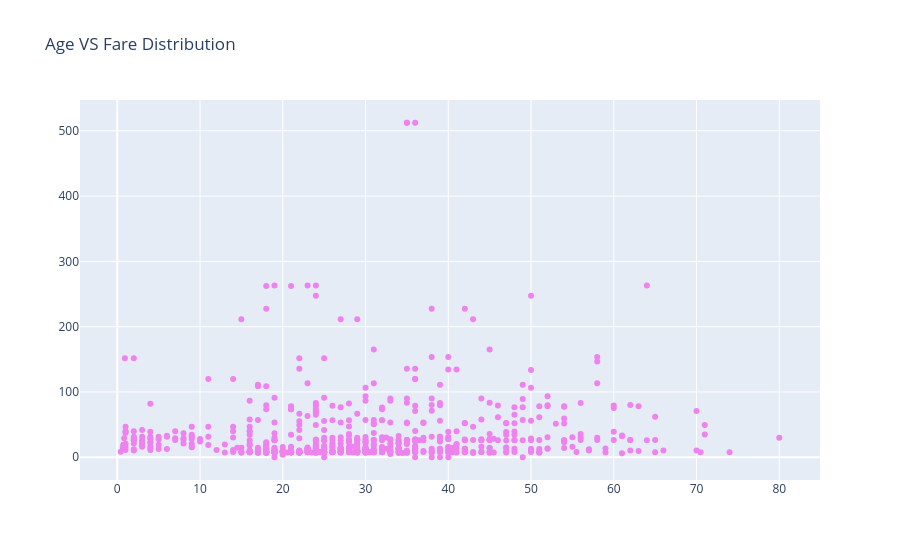

Source (notebook cell):
### Code cell
trace = go.Scatter(x=data['Age'],y=data['Fare'],mode='markers',marker={'color':'violet'})
layout=go.Layout(title='Age VS Fare Distribution')
fig = go.Figure(data=trace, layout=layout)
fig.show()

### Figure 1 — Plotly figure (JSON) as saved in the notebook; plotly's stock layout.template omitted (floating-point values rounded to 4 significant figures; data arrays with more than 128 entries replaced by an {"elided": "..."} marker saying what was removed)
{"data": [{"marker": {"color": "violet"}, "mode": "markers", "type": "scatter", "x": {"elided": "891 float values"}, "y": {"elided": "891 float values"}}], "layout": {"title": {"text": "Age VS Fare Distribution"}}}
